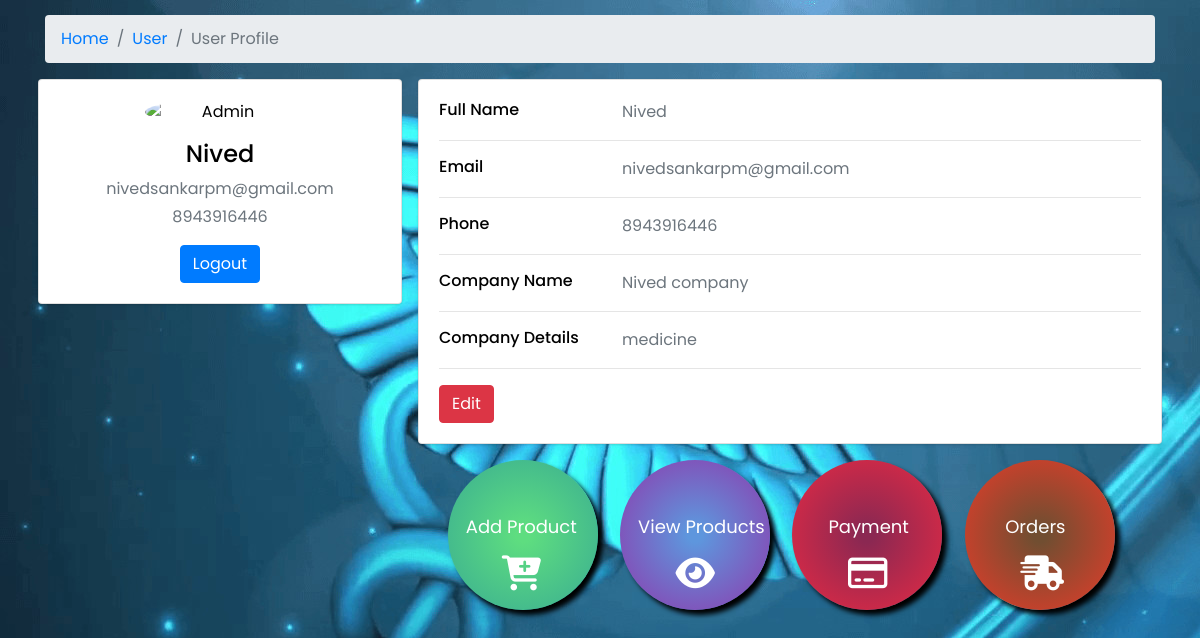
Screenshot of /ecommapp/seller_profile/ (signed in) with the database file from the repository.
### ecommapp/models.py (models this page shows, shortened)
class reg_seller(models.Model):
    sname = models.CharField(max_length=30)
    email = models.EmailField()
    img_name = models.FileField(upload_to='ecommapp/static/images')
    phone = models.BigIntegerField()
    cname = models.CharField(max_length=30)
    com_details = models.CharField(max_length=100)
    password = models.CharField(max_length=30)

### ecommapp/views.py (the view)
# urls.py: path('seller_profile/',seller_profile),
def seller_profile(request):
    id1=request.session['seller_id']
    a= reg_seller.objects.get(id=id1)
    image = str(a.img_name).split('/')[-1]
    return render(request,'seller_profile.html',{'data':a,'img':image})

### ecommapp/templates/seller_profile.html (shortened to what this page needs)
<!DOCTYPE html>
{% load static %}
<html>
<head>
  <link rel="stylesheet" type="text/css"
    href="https://cdnjs.cloudflare.com/ajax/libs/OwlCarousel2/2.1.3/assets/owl.carousel.min.css" />
  <link rel="stylesheet" href="https://cdnjs.cloudflare.com/ajax/libs/font-awesome/4.7.0/css/font-awesome.min.css">
  <link rel="stylesheet" type="text/css" href="{% static 'css/bootstrap.css' %}" />
  <link href="{% static 'css/style.css' %}" rel="stylesheet" />
  <link href="{% static 'css/responsive.css' %}" rel="stylesheet" />
</head>
<body>
<div class="container">
    <div class="main-body">
          <nav aria-label="breadcrumb" class="main-breadcrumb">
            <ol class="breadcrumb">
              <li class="breadcrumb-item"><a href="http://127.0.0.1:8000/ecommapp/index">Home</a></li>
              <li class="breadcrumb-item"><a href="javascript:void(0)">User</a></li>
              <li class="breadcrumb-item active" aria-current="page">User Profile</li>
            </ol>
          </nav>
          <div class="row gutters-sm">
            <div class="col-md-4 mb-3">
              <div class="card">
                <div class="card-body">
                  <div class="d-flex flex-column align-items-center text-center">
                    <img src="/static/images/{{img}}" alt="Admin" class="rounded-circle" width="150">
                    <div class="mt-3">
                      <h4>{{data.sname}}</h4>
                      <p class="text-secondary mb-1">{{data.email}}</p>
                      <p class="text-muted font-size-sm">{{data.phone}}</p>
                      <button class="btn btn-primary">Logout</button>
                    </div>
                  </div>
                </div>
              </div>
            </div>
            <div class="col-md-8">
              <div class="card mb-3">
                <div class="card-body">
                  <div class="row">
                    <div class="col-sm-3">
                      <h6 class="mb-0">Full Name</h6>
                    </div>
                    <div class="col-sm-9 text-secondary">
                      {{data.sname}}
                    </div>
                  </div>
                  <hr>
                  <div class="row">
                    <div class="col-sm-3">
                      <h6 class="mb-0">Email</h6>
                    </div>
                    <div class="col-sm-9 text-secondary">
                      {{data.email}}
                    </div>
                  </div>
                  <hr>
                  <div class="row">
                    <div class="col-sm-3">
                      <h6 class="mb-0">Phone</h6>
                    </div>
                    <div class="col-sm-9 text-secondary">
                      {{data.phone}}
                    </div>
                  </div>
                  <hr>
                  <div class="row">
                    <div class="col-sm-3">
                      <h6 class="mb-0">Company Name</h6>
                    </div>
                    <div class="col-sm-9 text-secondary">
                      {{data.cname}}
                    </div>
                  </div>
                  <hr>
                  <div class="row">
                    <div class="col-sm-3">
                      <h6 class="mb-0">Company Details</h6>
                    </div>
                    <div class="col-sm-9 text-secondary">
                      {{data.com_details}}
                    </div>
                  </div>
                  <hr>
                  <div class="row">
                    <div class="col-sm-12">
                      <a href="http://127.0.0.1:8000/ecommapp/edit_seller_profile/{{data.id}}">
                        <button type="submit" class="btn btn-danger">Edit</button>
                      </a>
                    </div>
                  </div>
                </div>
              </div>
              <a href="http://127.0.0.1:8000/ecommapp/add_product/">
                <div style="height:150px; width:150px; background: rgb(94,221,128);
background: radial-gradient(circle, rgba(94,221,128,1) 7%, rgba(57,172,146,1) 100%); border-radius:100px; box-shadow:5px 5px 5px black; float:left; margin-left:4%;">
                  <p style="font-size:18px; margin-left:12%; padding-top:35%; color:white;">Add Product</p>
                  <i class="fa-solid fa-cart-plus" style="font-size:35px; margin-left:36%; color:white;"></i>
                </div>
              </a>
              <a href="http://127.0.0.1:8000/ecommapp/product_view/">
                <div style="height:150px; width:150px; background: rgb(94,150,221);
background: radial-gradient(circle, rgba(94,150,221,1) 7%, rgba(142,57,172,1) 100%); border-radius:100px; box-shadow:5px 5px 5px black; float:left; margin-left:3%;">
                  <p style="font-size:18px; margin-left:12%; padding-top:35%; color:white;">View Products</p>
                  <i class="fa-solid fa-eye" style="font-size:35px; margin-left:37%; color:white;"></i>
                </div>
              </a>
              <a href="">
                <div style="height:150px; width:150px; background: rgb(139,40,82);
background: radial-gradient(circle, rgba(139,40,82,1) 7%, rgba(231,42,68,1) 100%); border-radius:100px; box-shadow:5px 5px 5px black; float:left; margin-left:3%;">
                  <p style="font-size:18px; margin-left:24%; padding-top:35%; color:white;">Payment</p>
                  <i class="fa-regular fa-credit-card" style="font-size:35px; margin-left:37%; color:white;"></i>
                </div>
              </a>
              <a href="">
                <div style="height:150px; width:150px; background: rgb(113,78,49);
background: radial-gradient(circle, rgba(113,78,49,1) 7%, rgba(231,60,42,1) 100%); border-radius:100px; box-shadow:5px 5px 5px black; float:left; margin-left:3%;">
                  <p style="font-size:18px; margin-left:27%; padding-top:35%; color:white;">Orders</p>
                  <i class="fa-solid fa-truck-fast" style="font-size:35px; margin-left:37%; color:white;"></i>
                </div>
              </a>
              </div>
            </div>
          </div>
        </div>
</body>
</html>

### ecommapp/static/css/style.css (style rules this page uses)
body { font-family: "Poppins", sans-serif; color: #000000; background-color: #ffffff; }
a, a:hover, a:focus { text-decoration: none; }
.btn, .btn:focus { outline: none !important; -webkit-box-shadow: none; box-shadow: none; }

### ecommapp/static/css/responsive.css (style rules this page uses)
@media (min-width: 1200px) { .container { max-width: 1170px; } }

### rows the page displays
reg_seller: sname "Nived", email "nivedsankarpm@gmail.com", phone "8943916446", cname "Nived company", com_details "medicine"
